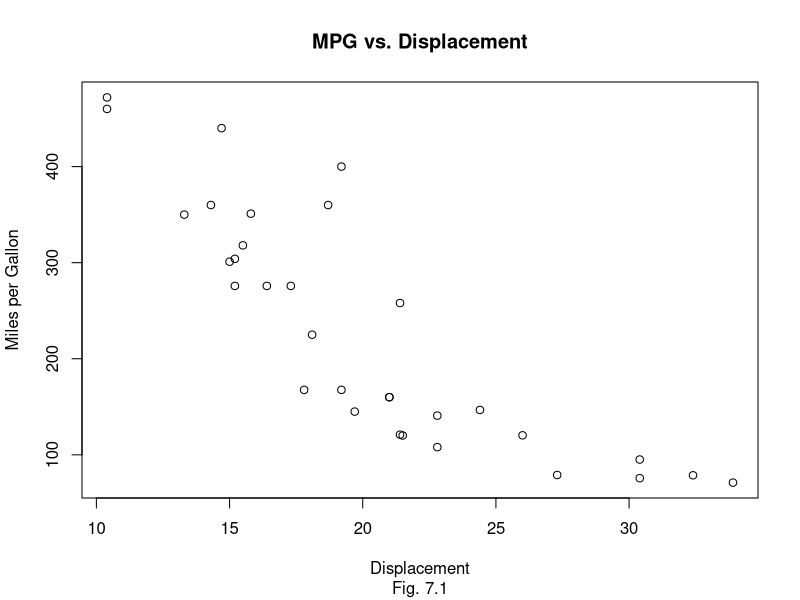
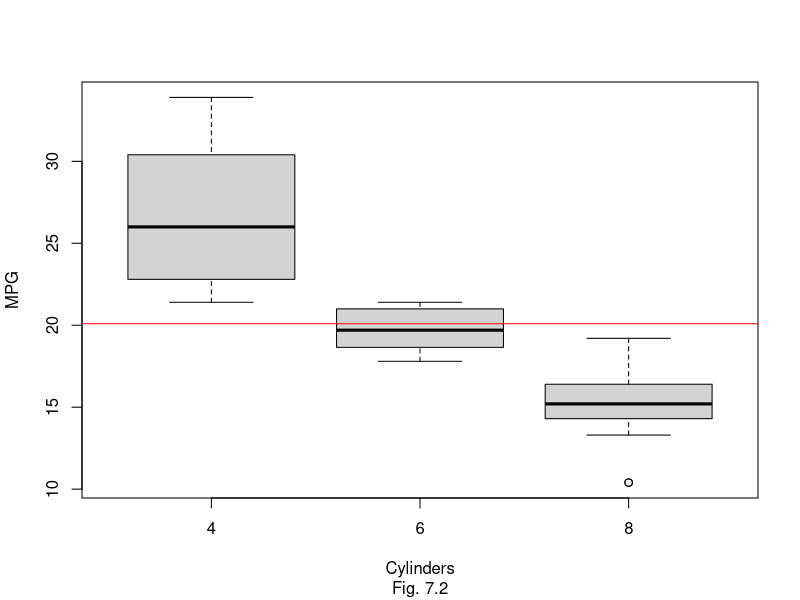

Recreate these plots in R, in order.
# #### #
# 7.1
# #### #
plot(mtcars$mpg,mtcars$disp,main="MPG vs. Displacement",sub="Fig. 7.1",xlab="Displacement",ylab="Miles per Gallon")

# #### #
# 7.2
# #### #
boxplot(mpg~cyl, data=mtcars, xlab="Cylinders", ylab="MPG", sub="Fig. 7.2")

# #### #
# 7.3
# #### #
abline(h=mean(mtcars$mpg), col="red")
